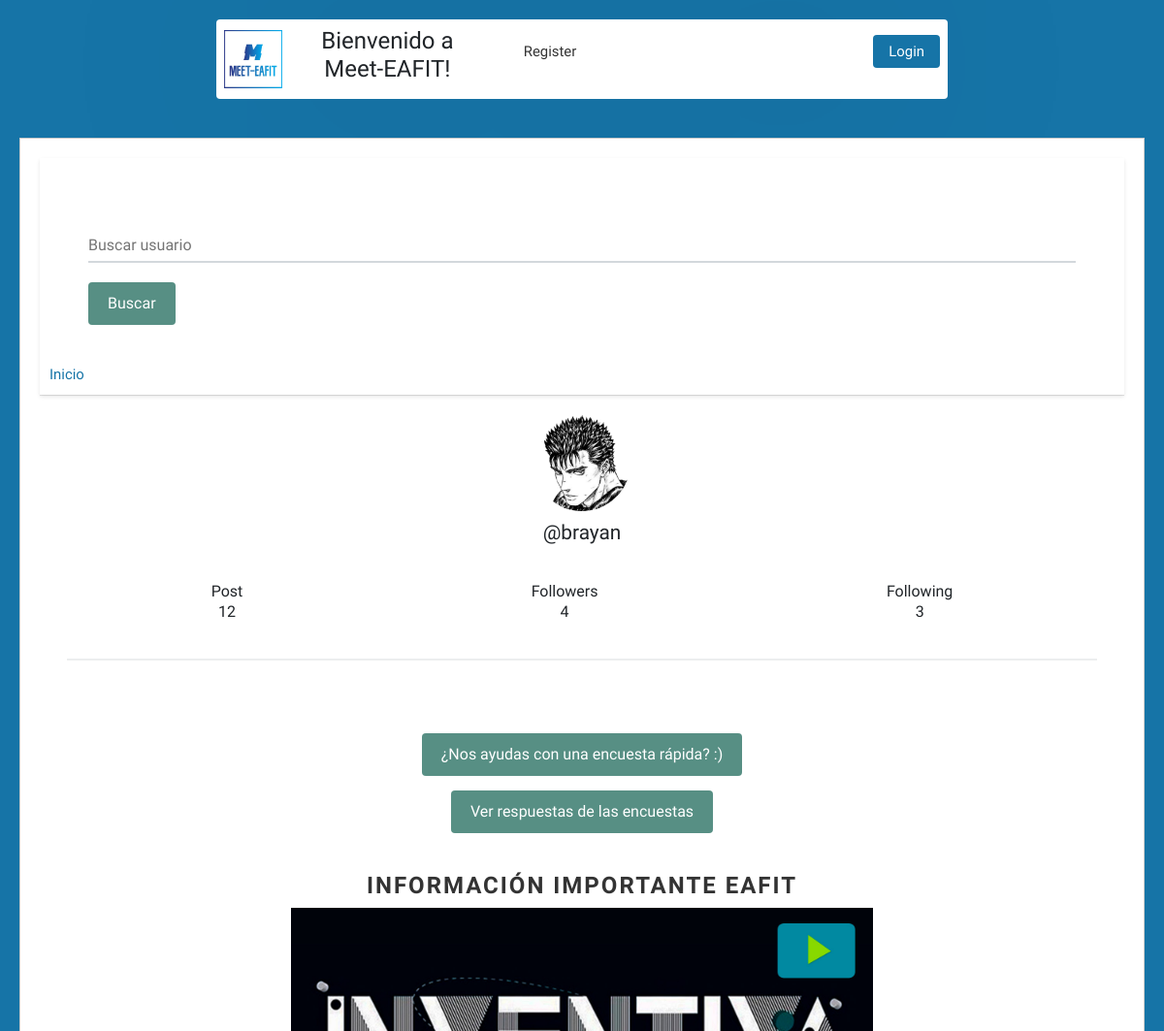
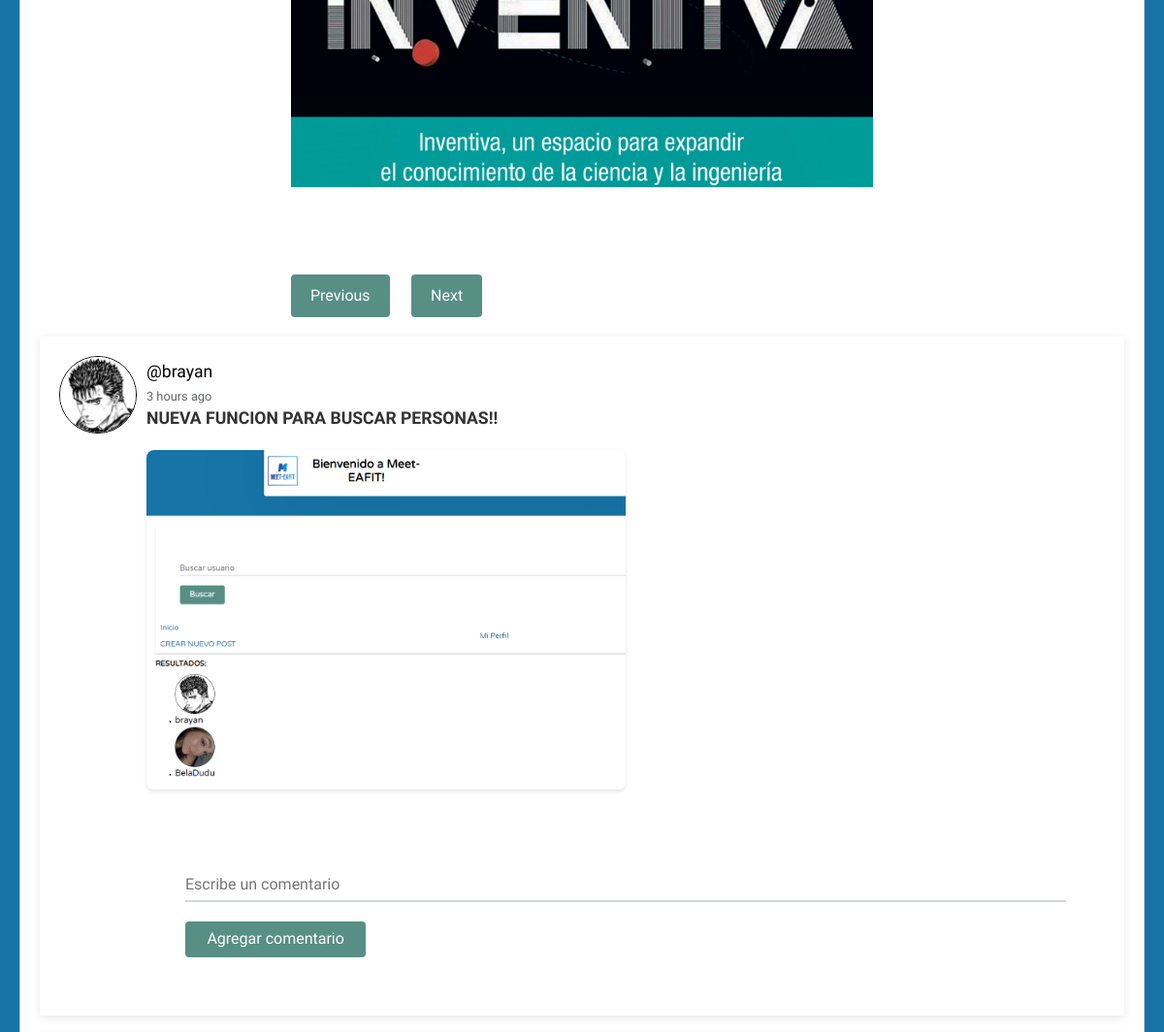
The app's page /profile/brayan/ (upper part), older data (2 pictures, top to bottom).
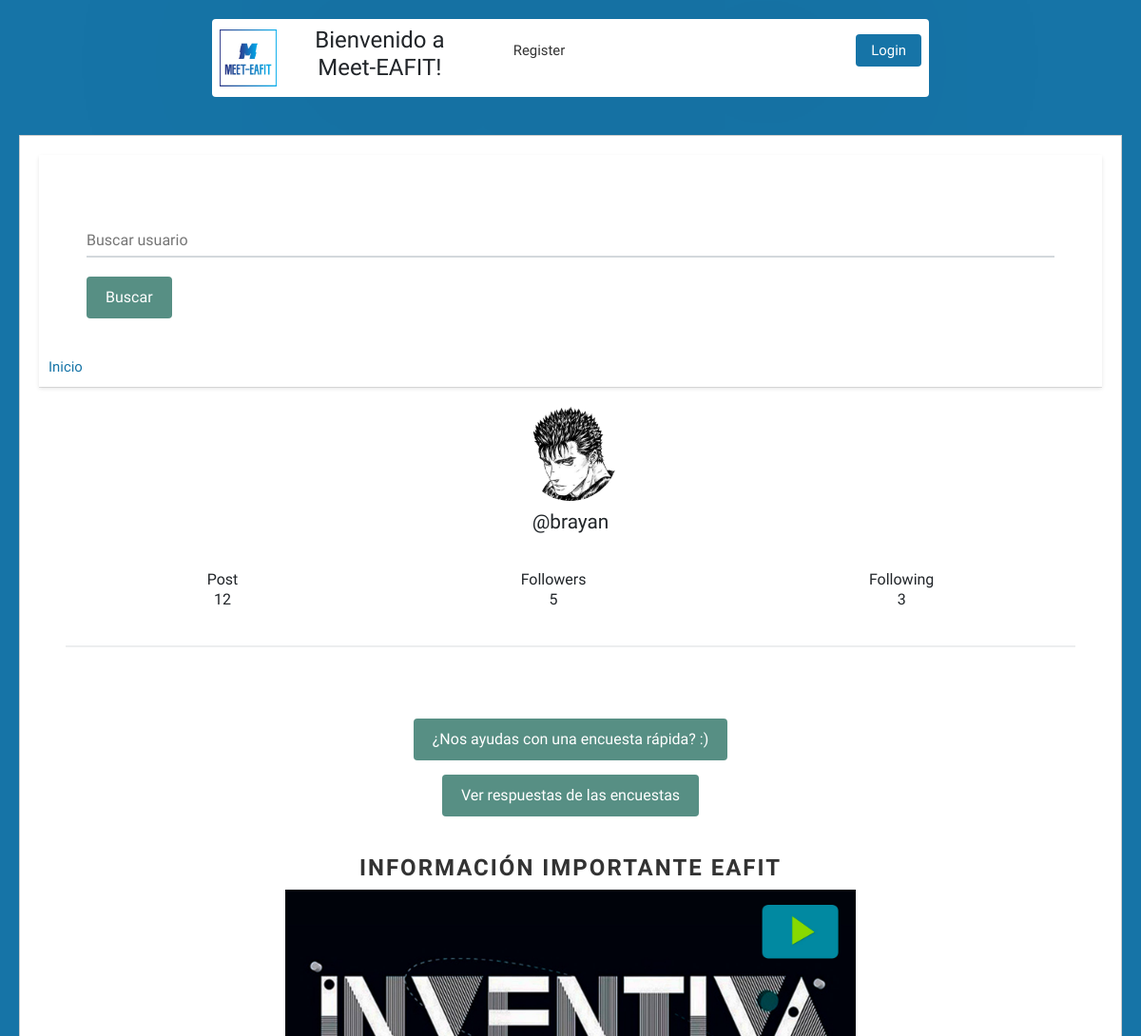
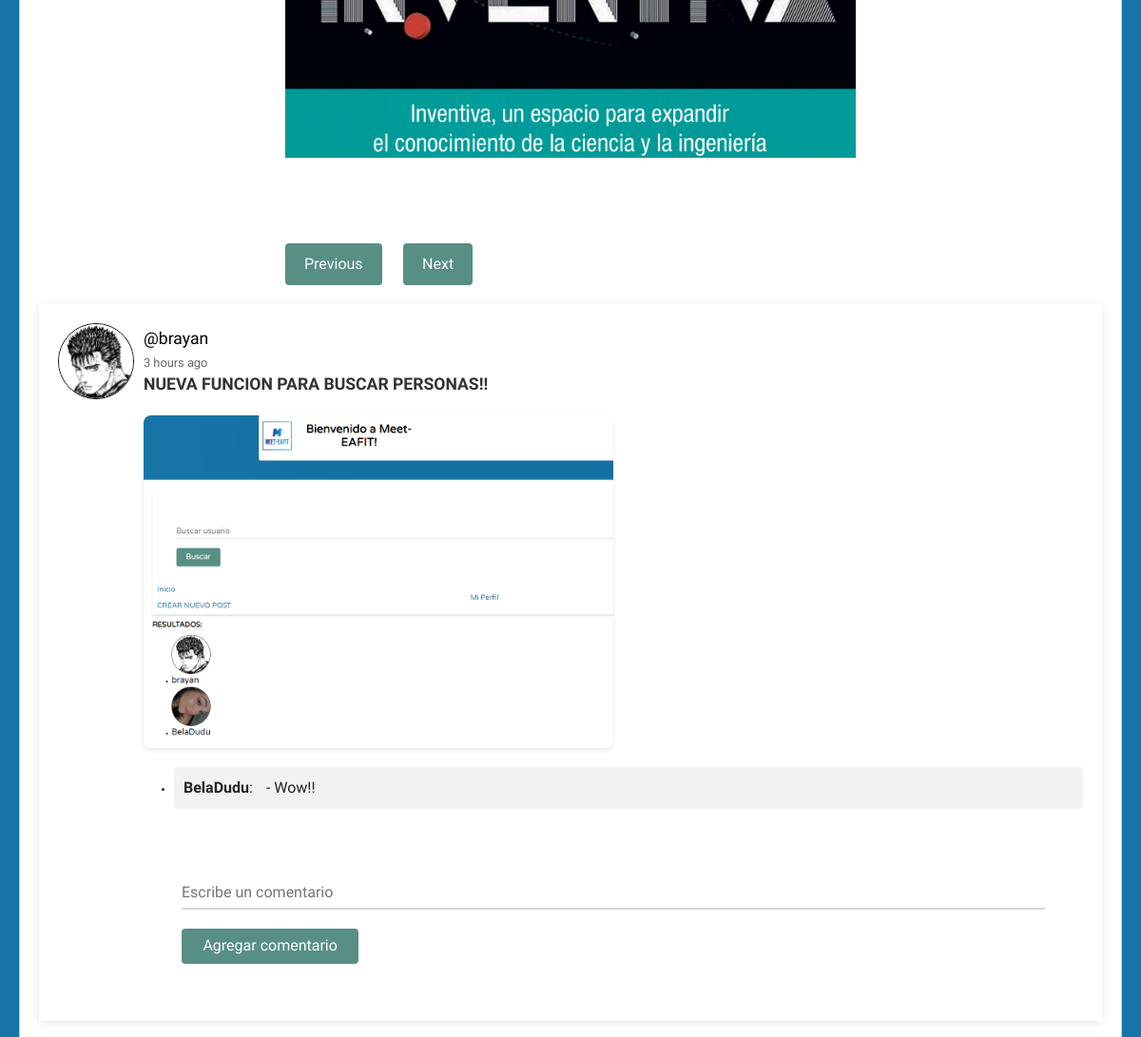
The same page, newer data (2 pictures, top to bottom).
### social/models.py (models this page shows, shortened)
class Profile(models.Model):
    id = models.BigAutoField(primary_key=True)
    objects = None
    user = models.OneToOneField(User, on_delete=models.CASCADE)
    image = models.ImageField(default='batman.png')
    def following(self):
        user_ids = Relationship.objects.filter(from_user=self.user)\
                                .values_list('to_user_id', flat=True)
        return User.objects.filter(id__in=user_ids)
    def followers(self):
        user_ids = Relationship.objects.filter(to_user=self.user)\
                                .values_list('from_user_id', flat=True)
        return User.objects.filter(id__in=user_ids)

class Post(models.Model):
    id = models.AutoField(primary_key=True)
    user = models.ForeignKey(User, on_delete=models.CASCADE, related_name='posts')
    timestamp = models.DateTimeField(default=timezone.now)
    content = models.TextField()
    comments = models.ForeignKey('Comment', on_delete=models.CASCADE, related_name='post_comments', null=True, blank=True)
    image = models.ImageField(upload_to='post_images', blank=True, null=True)
    class Meta:
        ordering = ['-timestamp']

class Comment(models.Model):
    id = models.BigAutoField(primary_key=True)
    user = models.ForeignKey(User, on_delete=models.CASCADE)
    post = models.ForeignKey('Post', on_delete=models.CASCADE, related_name='post_comments')
    content = models.TextField()
    created_at = models.DateTimeField(auto_now_add=True)

### social/views.py (the view)
# urls.py: path('profile/', views.profile, name='profile'),
def profile(request, username=None):
    current_user = request.user
    if username and username != current_user.username:
        user = User.objects.get(username=username)
        posts = user.posts.all()
    else:
        posts = current_user.posts.all()
        user = current_user
    return render(request, 'social/profile.html', {'user': user, 'posts': posts})

### social/templates/social/profile.html (shortened to what this page needs)
{% extends 'social/feed.html' %}
{% block content %}
<div class="profile">
	<img src="{{ user.profile.image.url }}">
	<h2>@{{ user.username }}</h2>
</div>
<div class="follow">
	<div>
		<h5>Post</h5>
		<p>{{ user.posts.count }}</p>
	</div>
	<div>
		<h5>Followers</h5>
		<p>{{ user.profile.followers.count }}</p>
	</div>
	<div>
		<h5>Following</h5>
		<p>{{ user.profile.following.count }}</p>
	</div>
</div>
{{ block.super }}
{% endblock %}

### social/templates/social/feed.html (shortened to what this page needs)
{% extends 'social/layout.html' %}
{% load humanize %}
{% load static %}
{% block content %}
<head>
    <link rel="stylesheet" href="https://cdn.jsdelivr.net/npm/bootstrap@5.3.0/dist/css/bootstrap.min.css">
    <link rel="stylesheet" href="https://cdn.jsdelivr.net/npm/slick-carousel@1.8.1/slick/slick.css">
    <link rel="stylesheet" href="{% static 'style.css' %}">
</head>
<div class="button-container">
    <br>
    <br>
    <br>
    <a href="{% url 'encuesta' %}" class="btn btn-primary">¿Nos ayudas con una encuesta rápida? :)</a>
    <br>
    <br>
    <a href="{% url 'analitica_encuesta' %}" class="btn btn-primary">Ver respuestas de las encuestas</a>
</div>
<div class="carousel-container">
    <h3 class="carousel-title">Información importante Eafit</h3>
  <div class="carousel">
    <div><img src="media/Carrusel/INVENTIVA-1500.jpg" alt="Imagen 2"></div>
  </div>
    <div class="carousel-buttons">
      <div class="carousel-prev">Previous</div>
      <div class="carousel-next">Next</div>
    </div>
</div>
{% for post in posts %}
<article>
    <div class="container-article">
        <img src="{{ post.user.profile.image.url }}" alt="Foto de perfil" class="profile-picture">
        <div>
            <h2 class="username"><a href="{% url 'profile' post.user.username %}">@{{ post.user.username }}</a></h2>
            <time data-time="#">{{ post.timestamp|naturaltime }}</time>
            <div class="post">{{ post.content }}</div>
            {% if post.image %}
            <img src="{{ post.image.url }}" alt="{{ post.title }}" class="post-image">
            {% endif %}
            <ul>
                {% for comment in post.post_comments.all %}
                <li class="comment-box">
                    <p><span class="author">{{ comment.user }}</span>: <span class="content">{{ comment.content }}</span></p>
                </li>
                {% endfor %}
            </ul>
            <form method="POST" action="{% url 'post_comments' post.pk %}">
                <input type="text" name="content" placeholder="Escribe un comentario" required>
                <button type="submit">Agregar comentario</button>
            </form>
        </div>
    </div>
</article>
{% endfor %}
{% endblock %}

Row changes from the older to the newer data that the page shows:
added Comment: user "BelaDudu", content "Wow!!"
Text that changed along with them:
{{ user.profile.followers.count }}: "4" → "5"
